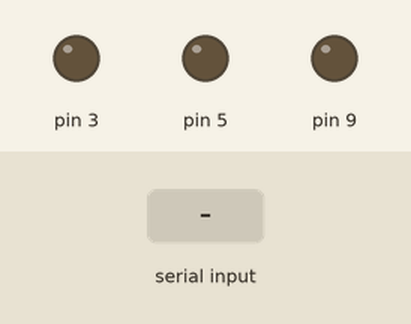
Simulated run of this sketch. Board: Arduino Uno, built with avr-gcc and run on an emulated ATmega328P. Parts: output pins drawn as LEDs (lit = HIGH). The test bench sets the inputs (shaded band).

Above: at 1.2 s.
1.3 s: "90,45,200\n" received over the second serial link
At 2.5 s:
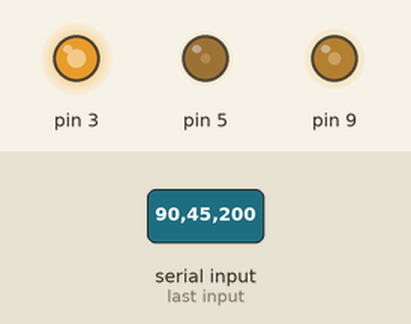
2.8 s: "30,150,10\n" received over the second serial link
At 3.7 s:
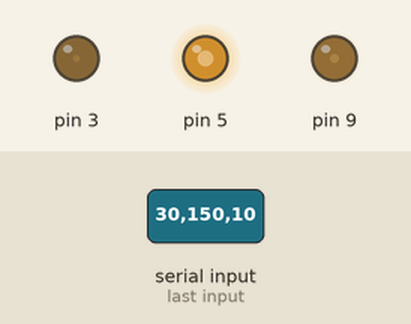
4.3 s: "90,45\n" received over the second serial link
At 4.9 s:
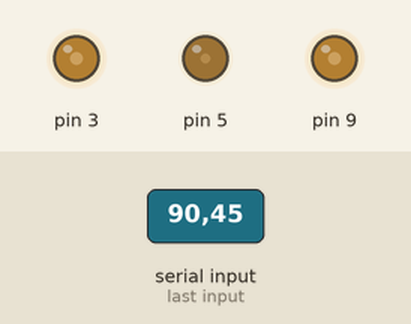
5.8 s: "5\n" received over the second serial link
At 7.0 s:
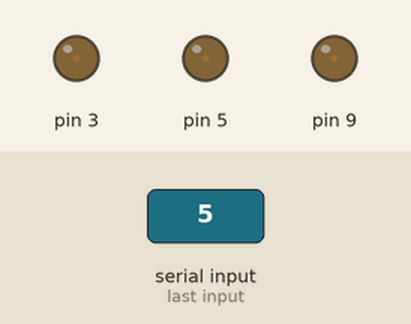
7.3 s: "90\n" received over the second serial link
At 8.3 s:
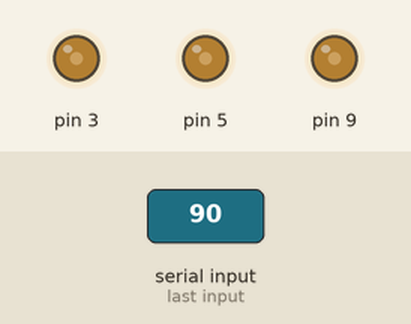
8.8 s: "200\n" received over the second serial link
At 9.5 s:
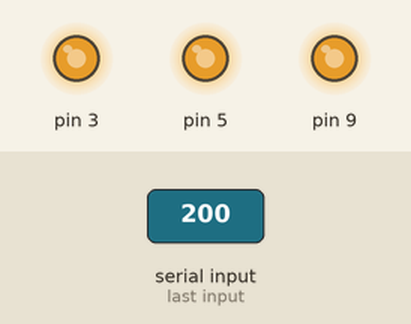
Timing chart, 0 to 11.3 s (numbered marks = the images above; inputs shaded):
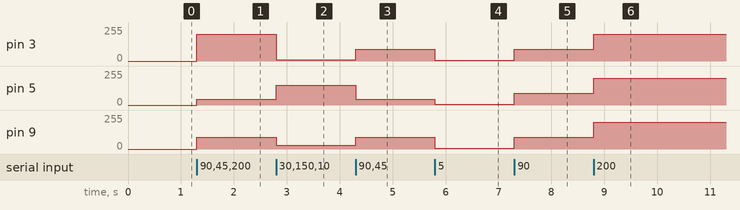

Measured:
- after the input at 1.3 s, pin 3: 0/255 → 200/255 at once; pin 5: 0/255 → 45/255 at once; pin 9: 0/255 → 90/255 at once
- after the input at 2.8 s, pin 3: 200/255 → 10/255 at once; pin 5: 45/255 → 150/255 at once; pin 9: 90/255 → 30/255 at once
- after the input at 4.3 s, pin 3: 10/255 → 90/255 at once; pin 5: 150/255 → 45/255 at once; pin 9: 30/255 → 90/255 at once
- after the input at 5.8 s, pin 3, pin 9: 90/255 → 5/255 at once; pin 5: 45/255 → 5/255 at once
- after the input at 7.3 s, pin 3, pin 5, pin 9: 5/255 → 90/255 at once
- after the input at 8.8 s, pin 3, pin 5, pin 9: 90/255 → 200/255 at once

The sketch:

ArduinoAmbiLihgt.ino
```cpp
#include <SoftwareSerial.h>

#define RxD 11
#define TxD 10

SoftwareSerial mySerial(RxD,TxD);

void setup() {
  Serial.begin(9600);
  mySerial.begin(9600);
}
char rxData;
char comment[100];             // 123,123,123

String data;
String str1,str2,str3;

int x1,x2,x3;
int line;

void loop() {

    while(mySerial.available()>0){
      rxData = mySerial.read();

      if(rxData == '\r' || rxData == '\n'){

        data = String(comment);

        if(data.length()>0){

          x1=data.indexOf(",");           // 123,123,123\n
          x2=data.indexOf(",",x1+1);
          x3=data.indexOf("\n",x2+1);

          str1=data.substring(0,x1);
          str2=data.substring(x1+1,x2);
          str3=data.substring(x2+1,x3);

          analogWrite(9,str1.toInt());
          analogWrite(5,str2.toInt());
          analogWrite(3,str3.toInt());
          /*
          Serial.print("STR1 : ");
          Serial.println(str1);
          Serial.print("STR2 : ");
          Serial.println(str2);
          Serial.print("STR3 : ");
          Serial.println(str3);*/
        }

      for(int i=0; i<sizeof(comment); i++ ){
        comment[i]=char(0);
      }
      line=0;
      }

      else{comment[line++]=rxData;}
    }
}
```
